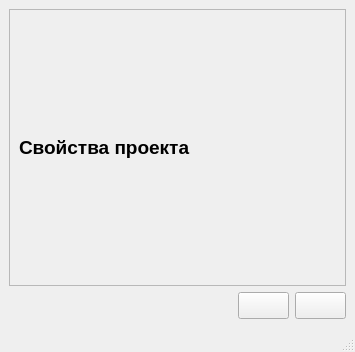
<?xml version="1.0" encoding="UTF-8"?>
<ui version="4.0">
 <class>QProjectEditWindow</class>
 <widget class="QMainWindow" name="QProjectEditWindow">
  <property name="windowModality">
   <enum>Qt::WindowModal</enum>
  </property>
  <property name="geometry">
   <rect>
    <x>0</x>
    <y>0</y>
    <width>355</width>
    <height>352</height>
   </rect>
  </property>
  <property name="font">
   <font>
    <pointsize>12</pointsize>
   </font>
  </property>
  <property name="windowTitle">
   <string>Редактирование проекта</string>
  </property>
  <widget class="QWidget" name="centralwidget">
   <layout class="QVBoxLayout" name="verticalLayout">
    <item>
     <widget class="QScrollArea" name="scrollArea">
      <property name="widgetResizable">
       <bool>true</bool>
      </property>
      <widget class="QWidget" name="scrollAreaWidgetContents">
       <property name="geometry">
        <rect>
         <x>0</x>
         <y>0</y>
         <width>335</width>
         <height>243</height>
        </rect>
       </property>
       <layout class="QVBoxLayout" name="loControls">
        <item>
         <widget class="QLabel" name="lblProjectProperties">
          <property name="font">
           <font>
            <pointsize>14</pointsize>
            <weight>75</weight>
            <bold>true</bold>
           </font>
          </property>
          <property name="text">
           <string>Свойства проекта</string>
          </property>
         </widget>
        </item>
       </layout>
      </widget>
     </widget>
    </item>
    <item>
     <layout class="QHBoxLayout" name="horizontalLayout">
      <item>
       <spacer name="horizontalSpacer">
        <property name="orientation">
         <enum>Qt::Horizontal</enum>
        </property>
        <property name="sizeHint" stdset="0">
         <size>
          <width>40</width>
          <height>20</height>
         </size>
        </property>
       </spacer>
      </item>
      <item>
       <widget class="QPushButton" name="btnSave">
        <property name="toolTip">
         <string>Сохранить изменения</string>
        </property>
        <property name="text">
         <string/>
        </property>
        <property name="icon">
         <iconset resource="icons.qrc">
          <normaloff>:/images/icons/save.png</normaloff>:/images/icons/save.png</iconset>
        </property>
        <property name="iconSize">
         <size>
          <width>32</width>
          <height>32</height>
         </size>
        </property>
       </widget>
      </item>
      <item>
       <widget class="QPushButton" name="btnClose">
        <property name="toolTip">
         <string>Закрыть окно</string>
        </property>
        <property name="text">
         <string/>
        </property>
        <property name="icon">
         <iconset resource="icons.qrc">
          <normaloff>:/images/icons/close.png</normaloff>:/images/icons/close.png</iconset>
        </property>
        <property name="iconSize">
         <size>
          <width>32</width>
          <height>32</height>
         </size>
        </property>
       </widget>
      </item>
     </layout>
    </item>
   </layout>
  </widget>
  <widget class="QMenuBar" name="menubar">
   <property name="geometry">
    <rect>
     <x>0</x>
     <y>0</y>
     <width>355</width>
     <height>21</height>
    </rect>
   </property>
  </widget>
  <widget class="QStatusBar" name="statusbar"/>
 </widget>
 <resources>
  <include location="icons.qrc"/>
 </resources>
 <connections/>
</ui>
